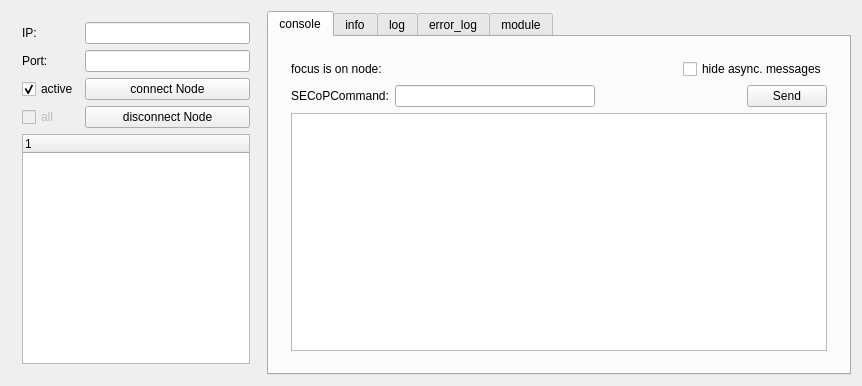
<?xml version="1.0" encoding="UTF-8"?>
<!--
SPDX-License-Identifier: LGPL-3.0-or-later
Copyright (c) 2017-2019 Helmholtz-Zentrum Berlin fuer Materialien und Energie GmbH <https://www.helmholtz-berlin.de>
-->
<ui version="4.0">
 <class>ClientGui</class>
 <widget class="QWidget" name="ClientGui">
  <property name="geometry">
   <rect>
    <x>0</x>
    <y>0</y>
    <width>862</width>
    <height>386</height>
   </rect>
  </property>
  <property name="windowTitle">
   <string>ClientGui</string>
  </property>
  <layout class="QGridLayout" name="gridLayout_3">
   <item row="0" column="0">
    <layout class="QHBoxLayout" name="horizontalLayout_3">
     <item>
      <widget class="QWidget" name="leftPanel" native="true">
       <property name="sizePolicy">
        <sizepolicy hsizetype="Fixed" vsizetype="Preferred">
         <horstretch>0</horstretch>
         <verstretch>0</verstretch>
        </sizepolicy>
       </property>
       <property name="minimumSize">
        <size>
         <width>250</width>
         <height>0</height>
        </size>
       </property>
       <property name="maximumSize">
        <size>
         <width>250</width>
         <height>16777215</height>
        </size>
       </property>
       <property name="baseSize">
        <size>
         <width>250</width>
         <height>0</height>
        </size>
       </property>
       <layout class="QGridLayout" name="gridLayout_6">
        <item row="0" column="0">
         <widget class="QLabel" name="IPLabel">
          <property name="text">
           <string>IP:</string>
          </property>
         </widget>
        </item>
        <item row="0" column="1">
         <widget class="QLineEdit" name="iPLineEdit"/>
        </item>
        <item row="1" column="0">
         <widget class="QLabel" name="portLabel">
          <property name="text">
           <string>Port:</string>
          </property>
         </widget>
        </item>
        <item row="1" column="1">
         <widget class="QLineEdit" name="portLineEdit"/>
        </item>
        <item row="2" column="0">
         <widget class="QCheckBox" name="activeCheck">
          <property name="text">
           <string>active</string>
          </property>
          <property name="checked">
           <bool>true</bool>
          </property>
         </widget>
        </item>
        <item row="2" column="1">
         <widget class="QPushButton" name="ConnectButton">
          <property name="sizePolicy">
           <sizepolicy hsizetype="Minimum" vsizetype="Fixed">
            <horstretch>0</horstretch>
            <verstretch>0</verstretch>
           </sizepolicy>
          </property>
          <property name="text">
           <string>connect Node</string>
          </property>
         </widget>
        </item>
        <item row="3" column="0">
         <widget class="QCheckBox" name="checkAllNodes">
          <property name="enabled">
           <bool>false</bool>
          </property>
          <property name="text">
           <string>all</string>
          </property>
          <property name="checked">
           <bool>false</bool>
          </property>
         </widget>
        </item>
        <item row="3" column="1">
         <widget class="QPushButton" name="disconnectButton">
          <property name="text">
           <string>disconnect Node</string>
          </property>
         </widget>
        </item>
        <item row="4" column="0" colspan="2">
         <widget class="QTreeWidget" name="treeWidget">
          <column>
           <property name="text">
            <string notr="true">1</string>
           </property>
          </column>
         </widget>
        </item>
       </layout>
      </widget>
     </item>
     <item>
      <layout class="QGridLayout" name="gridLayout_2">
       <item row="0" column="0">
        <widget class="QTabWidget" name="tabWidget">
         <property name="currentIndex">
          <number>0</number>
         </property>
         <widget class="QWidget" name="stdtab">
          <attribute name="title">
           <string>console</string>
          </attribute>
          <layout class="QGridLayout" name="gridLayout">
           <item row="0" column="1">
            <widget class="QWidget" name="stdTAB" native="true">
             <layout class="QVBoxLayout" name="verticalLayout">
              <item>
               <layout class="QHBoxLayout" name="horizontalLayout">
                <item>
                 <widget class="QLabel" name="focuslabel">
                  <property name="text">
                   <string>focus is on node:</string>
                  </property>
                 </widget>
                </item>
                <item alignment="Qt::AlignRight">
                 <widget class="QCheckBox" name="checkBox">
                  <property name="text">
                   <string>hide async. messages</string>
                  </property>
                 </widget>
                </item>
               </layout>
              </item>
              <item>
               <layout class="QHBoxLayout" name="horizontalLayout_2">
                <item>
                 <widget class="QLabel" name="CommandLabel">
                  <property name="text">
                   <string>SECoPCommand:</string>
                  </property>
                 </widget>
                </item>
                <item>
                 <widget class="QLineEdit" name="CommandLineEdit">
                  <property name="minimumSize">
                   <size>
                    <width>200</width>
                    <height>0</height>
                   </size>
                  </property>
                 </widget>
                </item>
                <item>
                 <spacer name="horizontalSpacer">
                  <property name="orientation">
                   <enum>Qt::Horizontal</enum>
                  </property>
                  <property name="sizeHint" stdset="0">
                   <size>
                    <width>15</width>
                    <height>20</height>
                   </size>
                  </property>
                 </spacer>
                </item>
                <item>
                 <widget class="QPushButton" name="SendButton">
                  <property name="text">
                   <string>Send</string>
                  </property>
                 </widget>
                </item>
               </layout>
              </item>
              <item>
               <widget class="QTextEdit" name="textBox">
                <property name="html">
                 <string>&lt;!DOCTYPE HTML PUBLIC &quot;-//W3C//DTD HTML 4.0//EN&quot; &quot;http://www.w3.org/TR/REC-html40/strict.dtd&quot;&gt;
&lt;html&gt;&lt;head&gt;&lt;meta name=&quot;qrichtext&quot; content=&quot;1&quot; /&gt;&lt;style type=&quot;text/css&quot;&gt;
p, li { white-space: pre-wrap; }
&lt;/style&gt;&lt;/head&gt;&lt;body style=&quot; font-family:'MS Shell Dlg 2'; font-size:8.25pt; font-weight:400; font-style:normal;&quot;&gt;
&lt;p style=&quot;-qt-paragraph-type:empty; margin-top:0px; margin-bottom:0px; margin-left:0px; margin-right:0px; -qt-block-indent:0; text-indent:0px;&quot;&gt;&lt;br /&gt;&lt;/p&gt;&lt;/body&gt;&lt;/html&gt;</string>
                </property>
               </widget>
              </item>
             </layout>
            </widget>
           </item>
          </layout>
         </widget>
         <widget class="QWidget" name="infotab">
          <attribute name="title">
           <string>info</string>
          </attribute>
          <layout class="QGridLayout" name="gridLayout_1">
           <item row="0" column="0">
            <widget class="QPlainTextEdit" name="infoedit">
             <property name="readOnly">
              <bool>true</bool>
             </property>
            </widget>
           </item>
          </layout>
         </widget>
         <widget class="QWidget" name="logtab">
          <attribute name="title">
           <string>log</string>
          </attribute>
          <layout class="QGridLayout" name="gridLayout_5">
           <item row="0" column="0">
            <widget class="QPlainTextEdit" name="logEdit">
             <property name="readOnly">
              <bool>true</bool>
             </property>
            </widget>
           </item>
          </layout>
         </widget>
         <widget class="QWidget" name="errorTab">
          <attribute name="title">
           <string>error_log</string>
          </attribute>
          <layout class="QGridLayout" name="gridLayout_8"/>
         </widget>
         <widget class="QWidget" name="modtab">
          <attribute name="title">
           <string>module</string>
          </attribute>
          <layout class="QGridLayout" name="gridLayout_4"/>
         </widget>
        </widget>
       </item>
      </layout>
     </item>
    </layout>
   </item>
  </layout>
 </widget>
 <layoutdefault spacing="6" margin="11"/>
 <resources/>
 <connections/>
</ui>
